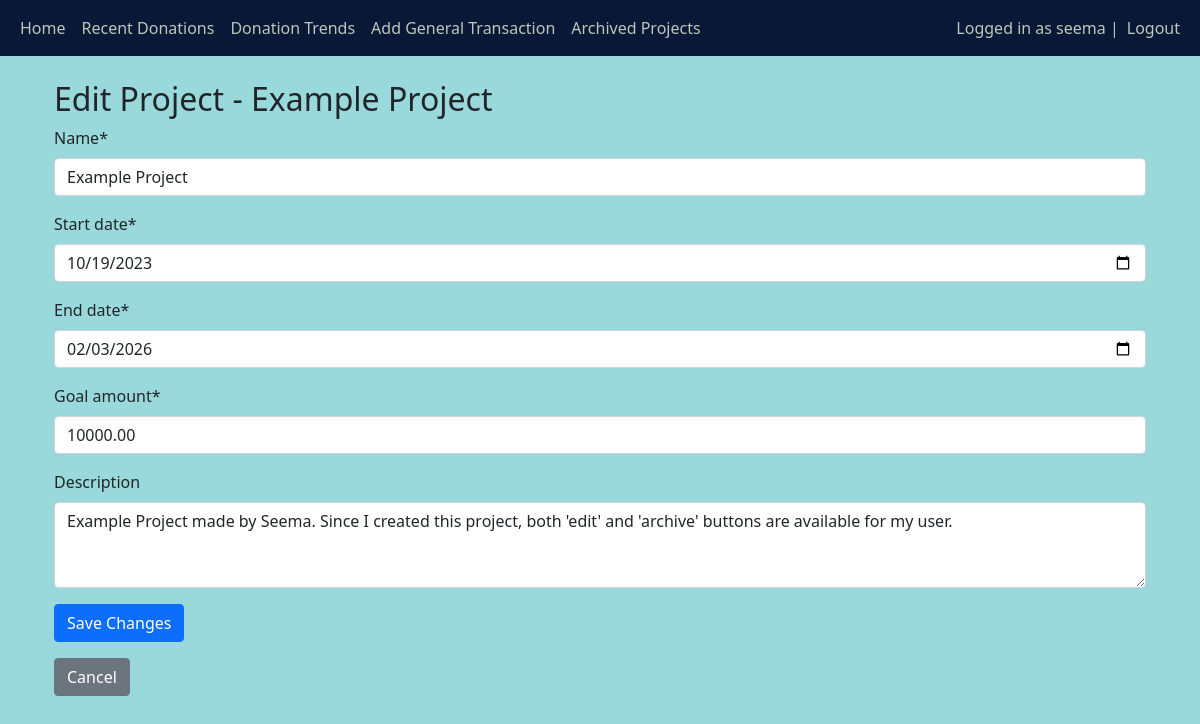
/edit-project/4/ (signed in), run on the app's committed database.
### main/models.py (models this page shows, shortened)
class Project(models.Model):
    name = models.CharField(max_length=100)
    start_date = models.DateField()
    end_date = models.DateField()
    goal_amount = models.DecimalField(max_digits=10, decimal_places=2)
    description = models.TextField(null=True, blank=True)
    owner = models.ForeignKey(User, on_delete=models.CASCADE)
    is_archived = models.BooleanField(default=False)

### main/views.py (the view)
# urls.py: path('edit-project/<int:project_id>/', views.edit_project, name='edit_project'),
def edit_project(request, project_id):
    project = get_object_or_404(Project, id=project_id, owner=request.user)
    if request.method == 'POST':
        form = ProjectForm(request.POST, instance=project)
        if form.is_valid():
            form.save()
            messages.success(request, 'Project updated successfully.')
            return redirect('home')
    else:
        form = ProjectForm(instance=project)
    return render(request, 'main/edit_project.html', {'form': form, 'project': project})

### main/forms.py
class ProjectForm(forms.ModelForm):
    class Meta:
        model = Project
        fields = ['name', 'start_date', 'end_date', 'goal_amount', 'description']
        widgets = {
            'name': forms.TextInput(attrs={'class': 'form-control'}),
            'start_date': forms.DateInput(attrs={'type': 'date', 'class': 'form-control'}),
            'end_date': forms.DateInput(attrs={'type': 'date', 'class': 'form-control'}),
            'goal_amount': forms.NumberInput(attrs={'class': 'form-control'}),
            'description': forms.Textarea(attrs={'class': 'form-control', 'rows': 3}),
        }

### main/templates/main/edit_project.html (shortened to what this page needs)
{% extends 'main/base.html' %}
{% load crispy_forms_tags %}
{% block content %}
<div class="container mt-4">
    <h2>Edit Project - {{ project.name }}</h2>
    <form method="post">
        {{ form|crispy }}
        <button type="submit" class="btn btn-primary">Save Changes</button>
    </form>
    <a href="{% url 'home' %}" class="btn btn-secondary mt-3">Cancel</a>
</div>
{% endblock %}

### main/templates/main/base.html (shortened to what this page needs)
<!DOCTYPE html>
<html lang="en">
<head>
    <link href="https://cdn.jsdelivr.net/npm/bootstrap@5.1.3/dist/css/bootstrap.min.css" rel="stylesheet">
</head>
<body>
    <nav class="navbar navbar-expand-lg navbar-custom navbar-dark bg-dark">
        <div class="container-fluid">
            <div>
                <ul class="navbar-nav me-auto mb-2 mb-lg-0">
                    <li class="nav-item">
                        <a class="nav-link" href="/home">Home</a>
                    </li>
                    <li class="nav-item">
                        <a class="nav-link" href="/donations">Recent Donations</a>
                    </li>
                    <li class="nav-item">
                        <a class="nav-link" href="/trends">Donation Trends</a>
                    </li>
                    <li class="nav-item">
                        <a class="nav-link" href="{% url 'add_general_transaction' %}">Add General Transaction</a>
                    </li>
                    <li class="nav-item">
                        <a class="nav-link" href="{% url 'archived_projects' %}">Archived Projects</a>
                    </li>
                </ul>
            </div>
            <div>
                <ul class="navbar-nav">
                    {% if user.is_authenticated %}
                    <span class="navbar-text">Logged in as {{ user.username }} | </span>
                    <li class="nav-item">
                        <a class="nav-link" href="/logout">Logout</a>
                    </li>
                    {% else %}
                    <li class="nav-item">
                        <a class="nav-link" href="/login">Login</a>
                    </li>
                    {% endif %}
                </ul>
            </div>
        </div>
    </nav>
    <div class="container">
        {% block content %}{% endblock %}
    </div>
</body>
</html>

### main/templates/main/base.html (style rules this page uses)
body { background-color: #9ad9db }
.navbar-custom { background-color: #081836 !important; }
.navbar-custom .navbar-text { color: #bdc7ba !important; }
.navbar-custom .nav-link { color: #bdc7ba !important; }

### data on the page
Project: name "Example Project", start_date "10/19/2023", end_date "02/03/2026", goal_amount "10000.00", description "Example Project made by Seema. Since I created this project, both 'edit' and 'archive' buttons are available for my user."

### other printed values
{{ user.username }} "seema"
